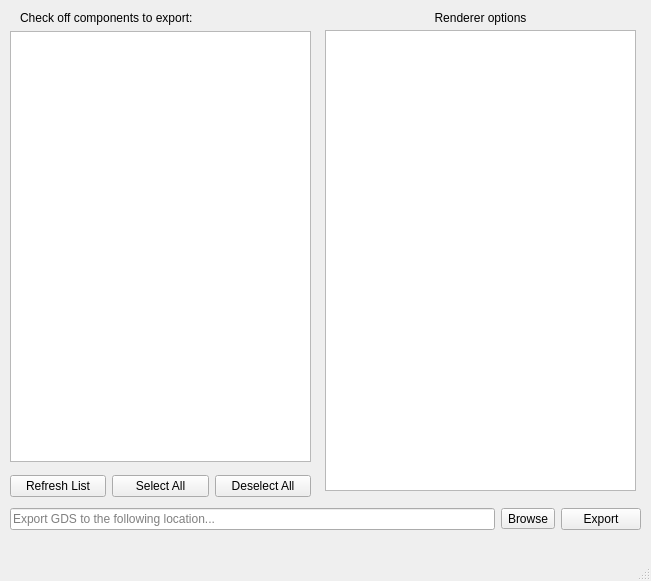
<?xml version="1.0" encoding="UTF-8"?>
<ui version="4.0">
 <class>MainWindow</class>
 <widget class="QMainWindow" name="MainWindow">
  <property name="geometry">
   <rect>
    <x>0</x>
    <y>0</y>
    <width>651</width>
    <height>581</height>
   </rect>
  </property>
  <property name="windowTitle">
   <string>GDS Renderer</string>
  </property>
  <widget class="QWidget" name="centralwidget">
   <widget class="QWidget" name="horizontalLayoutWidget">
    <property name="geometry">
     <rect>
      <x>10</x>
      <y>500</y>
      <width>631</width>
      <height>38</height>
     </rect>
    </property>
    <layout class="QHBoxLayout" name="horizontalLayout" stretch="0,0,0">
     <item>
      <widget class="QLineEdit" name="lineEdit">
       <property name="sizePolicy">
        <sizepolicy hsizetype="Expanding" vsizetype="Fixed">
         <horstretch>0</horstretch>
         <verstretch>0</verstretch>
        </sizepolicy>
       </property>
       <property name="placeholderText">
        <string>Export GDS to the following location... </string>
       </property>
      </widget>
     </item>
     <item>
      <widget class="QToolButton" name="browseButton">
       <property name="text">
        <string>Browse</string>
       </property>
       <property name="icon">
        <iconset resource="main_window_rc.qrc">
         <normaloff>:/_imgs/search.png</normaloff>:/_imgs/search.png</iconset>
       </property>
       <property name="toolButtonStyle">
        <enum>Qt::ToolButtonTextBesideIcon</enum>
       </property>
       <property name="autoRaise">
        <bool>false</bool>
       </property>
      </widget>
     </item>
     <item>
      <widget class="QPushButton" name="exportButton">
       <property name="text">
        <string>Export</string>
       </property>
      </widget>
     </item>
    </layout>
   </widget>
   <widget class="QLabel" name="instructionsLabel">
    <property name="geometry">
     <rect>
      <x>20</x>
      <y>10</y>
      <width>201</width>
      <height>16</height>
     </rect>
    </property>
    <property name="text">
     <string>Check off components to export:</string>
    </property>
   </widget>
   <widget class="QWidget" name="horizontalLayoutWidget_2">
    <property name="geometry">
     <rect>
      <x>10</x>
      <y>470</y>
      <width>301</width>
      <height>32</height>
     </rect>
    </property>
    <layout class="QHBoxLayout" name="horizontalLayout_4">
     <item>
      <widget class="QPushButton" name="refreshButton">
       <property name="text">
        <string>Refresh List</string>
       </property>
      </widget>
     </item>
     <item>
      <widget class="QPushButton" name="selectAllButton">
       <property name="text">
        <string>Select All</string>
       </property>
      </widget>
     </item>
     <item>
      <widget class="QPushButton" name="deselectAllButton">
       <property name="text">
        <string>Deselect All</string>
       </property>
      </widget>
     </item>
    </layout>
   </widget>
   <widget class="QListView" name="listView">
    <property name="geometry">
     <rect>
      <x>10</x>
      <y>31</y>
      <width>301</width>
      <height>431</height>
     </rect>
    </property>
   </widget>
   <widget class="QTreeView_Base" name="treeView">
    <property name="geometry">
     <rect>
      <x>325</x>
      <y>30</y>
      <width>311</width>
      <height>461</height>
     </rect>
    </property>
    <property name="rootIsDecorated">
     <bool>false</bool>
    </property>
   </widget>
   <widget class="QLabel" name="instructionsLabel_2">
    <property name="geometry">
     <rect>
      <x>380</x>
      <y>10</y>
      <width>201</width>
      <height>16</height>
     </rect>
    </property>
    <property name="text">
     <string>Renderer options</string>
    </property>
    <property name="alignment">
     <set>Qt::AlignCenter</set>
    </property>
   </widget>
  </widget>
  <widget class="QMenuBar" name="menubar">
   <property name="geometry">
    <rect>
     <x>0</x>
     <y>0</y>
     <width>651</width>
     <height>22</height>
    </rect>
   </property>
  </widget>
  <widget class="QStatusBar" name="statusbar"/>
 </widget>
 <customwidgets>
  <customwidget>
   <class>QTreeView_Base</class>
   <extends>QTreeView</extends>
   <header>.tree_view_base</header>
  </customwidget>
 </customwidgets>
 <resources>
  <include location="main_window_rc.qrc"/>
 </resources>
 <connections>
  <connection>
   <sender>browseButton</sender>
   <signal>clicked()</signal>
   <receiver>MainWindow</receiver>
   <slot>browse_folders()</slot>
   <hints>
    <hint type="sourcelabel">
     <x>514</x>
     <y>524</y>
    </hint>
    <hint type="destinationlabel">
     <x>326</x>
     <y>290</y>
    </hint>
   </hints>
  </connection>
  <connection>
   <sender>exportButton</sender>
   <signal>clicked()</signal>
   <receiver>MainWindow</receiver>
   <slot>export_file()</slot>
   <hints>
    <hint type="sourcelabel">
     <x>599</x>
     <y>526</y>
    </hint>
    <hint type="destinationlabel">
     <x>326</x>
     <y>290</y>
    </hint>
   </hints>
  </connection>
  <connection>
   <sender>selectAllButton</sender>
   <signal>clicked()</signal>
   <receiver>MainWindow</receiver>
   <slot>select_all()</slot>
   <hints>
    <hint type="sourcelabel">
     <x>242</x>
     <y>507</y>
    </hint>
    <hint type="destinationlabel">
     <x>325</x>
     <y>290</y>
    </hint>
   </hints>
  </connection>
  <connection>
   <sender>deselectAllButton</sender>
   <signal>clicked()</signal>
   <receiver>MainWindow</receiver>
   <slot>deselect_all()</slot>
   <hints>
    <hint type="sourcelabel">
     <x>408</x>
     <y>507</y>
    </hint>
    <hint type="destinationlabel">
     <x>325</x>
     <y>290</y>
    </hint>
   </hints>
  </connection>
  <connection>
   <sender>refreshButton</sender>
   <signal>clicked()</signal>
   <receiver>MainWindow</receiver>
   <slot>refresh()</slot>
   <hints>
    <hint type="sourcelabel">
     <x>89</x>
     <y>507</y>
    </hint>
    <hint type="destinationlabel">
     <x>325</x>
     <y>290</y>
    </hint>
   </hints>
  </connection>
 </connections>
 <slots>
  <slot>export_file()</slot>
  <slot>browse_folders()</slot>
  <slot>select_all()</slot>
  <slot>deselect_all()</slot>
  <slot>refresh()</slot>
 </slots>
</ui>
